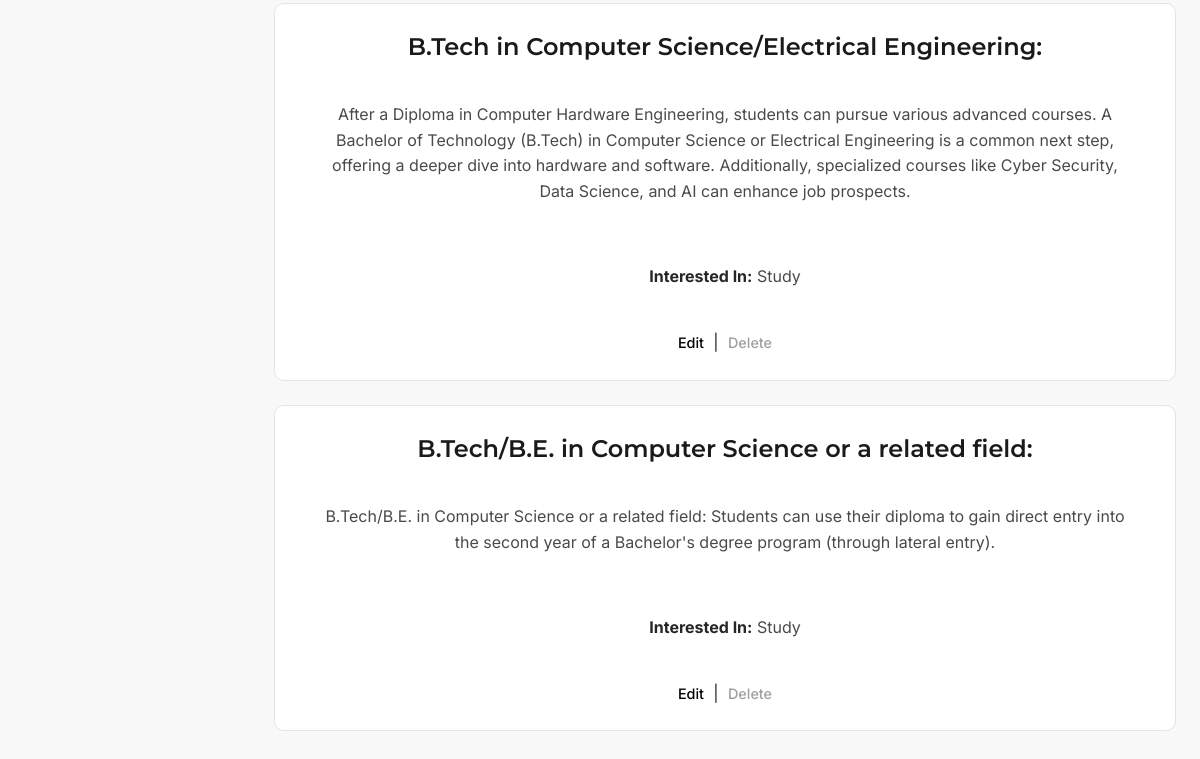
Before: /adminhome/ (lower part) with the older database file.
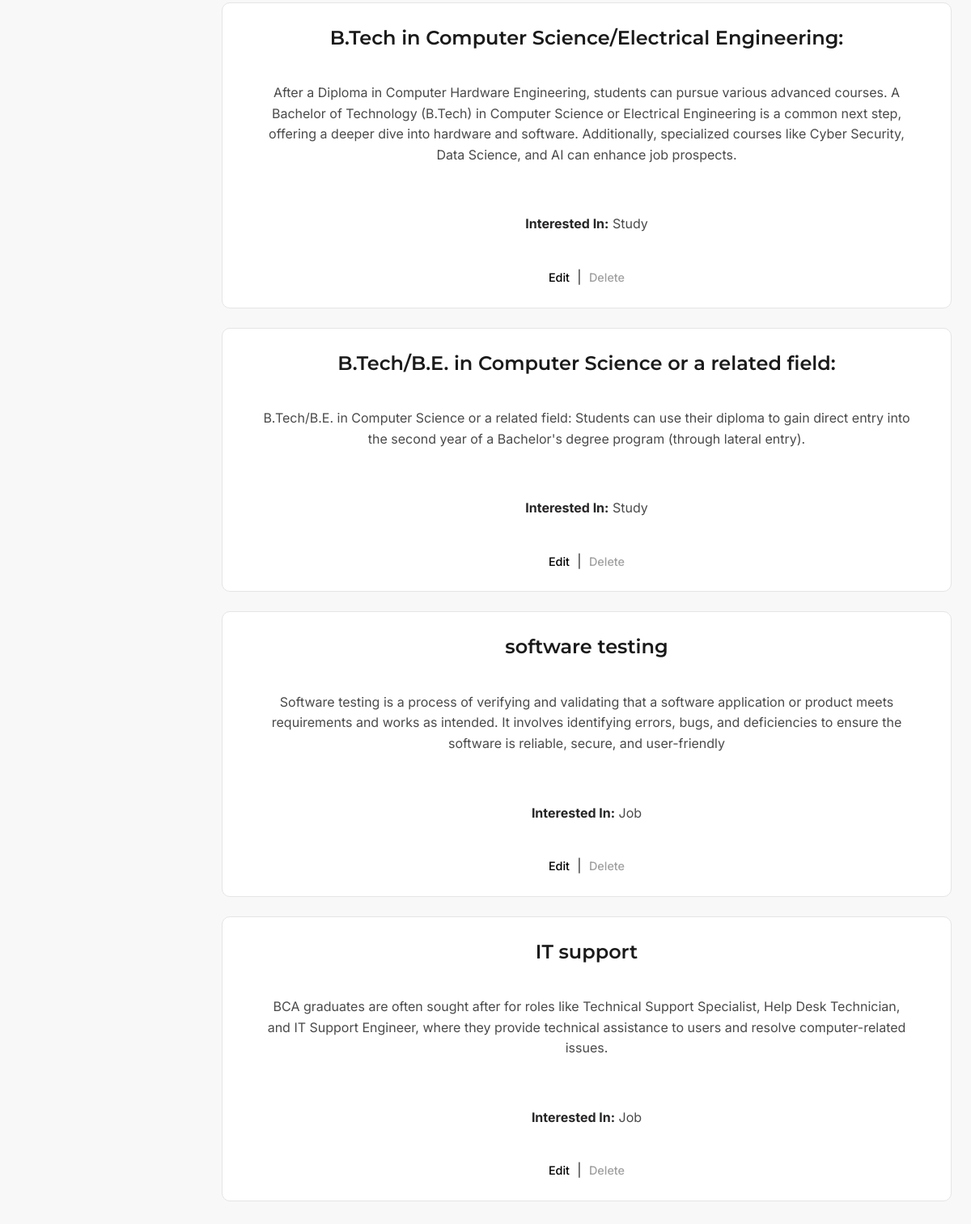
After: the same page with the newer database file.
### project_app/models.py (models this page shows)
class Career(models.Model):
      INTERESTED_CHOICES = [
        ('Job', 'Job'),
        ('Study', 'Study'),
    ]
      qualification=models.ForeignKey(Qualification, on_delete=models.CASCADE)
      subject = models.ForeignKey(Subject, on_delete=models.CASCADE)
      title = models.CharField(max_length=100)
      description = models.TextField()
      maindescription = models.TextField()
      interested = models.CharField(max_length=20, choices=INTERESTED_CHOICES, null=True, blank=True)

### project_app/views.py (the view)
# urls.py: path('adminhome/', views.adminhome, name='adminhome'),
def adminhome(request):
    interested_filter = request.GET.get('interested', '')
    if interested_filter in ['Job', 'Study']:
        careers = Career.objects.filter(interested=interested_filter)
    else:
        careers = Career.objects.all()  # Default: show all careers
    return render(request, 'adminhome.html', {'careers': careers})

### templates/adminhome.html (shortened to what this page needs)
{% load static %}
<!DOCTYPE html>
<html lang="en">
<head>
    <link rel="stylesheet" href="{% static 'css/admin/adminhome.css' %}">
</head>
<body>
    <main>
        <div class="careers-container">
            {% if careers %}
            {% for career in careers %}
            <div class="career-card">
                <h2>{{ career.title }}</h2>
                <p>{{ career.description }}</p>
                <p><strong>Interested In:</strong> {{ career.interested }}</p>
                <div class="career-actions">
                    <a href="{% url 'edit-career' career.id %}">Edit</a> |
                    <a href="{% url 'delete-career' career.id %}" onclick="return confirm('Are you sure you want to delete this career?');">Delete</a>
                </div>
            </div>
            {% endfor %}
            {% else %}
            <p>No careers found for this filter.</p>
            {% endif %}
        </div>
    </main>
</body>
</html>

Changed rows visible on the page:
added Career: title "software testing", description "Software testing is a process of verifying and validating that a software application or product meets requirements and works as intended. It involves identifying errors, bugs, and deficiencies to ensure the software is reliable, secure, and user-friendly", interested "Job"
added Career: title "IT support", description "BCA graduates are often sought after for roles like Technical Support Specialist, Help Desk Technician, and IT Support Engineer, where they provide technical assistance to users and resolve computer-related issues.", interested "Job"
